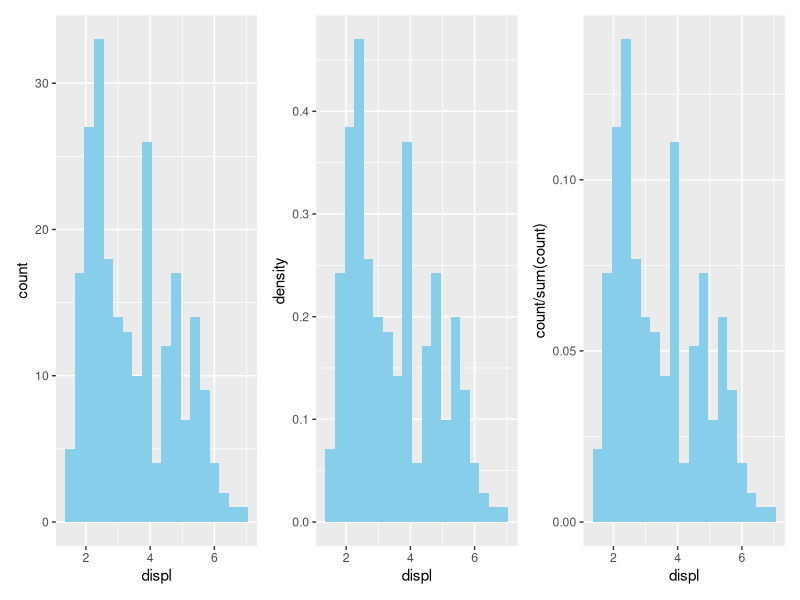
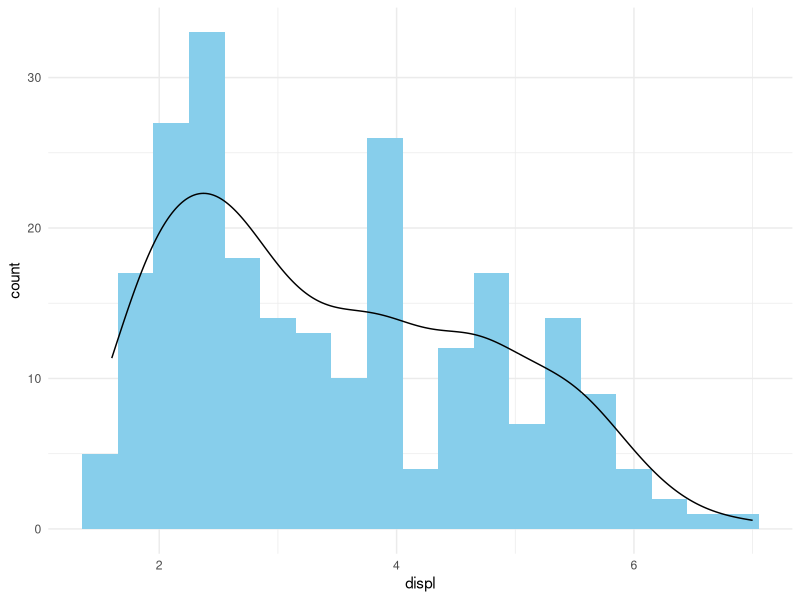
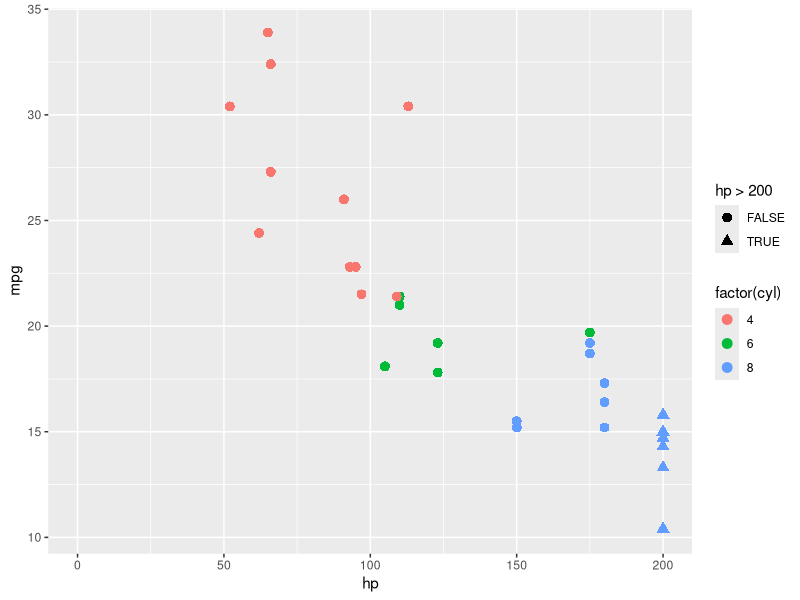
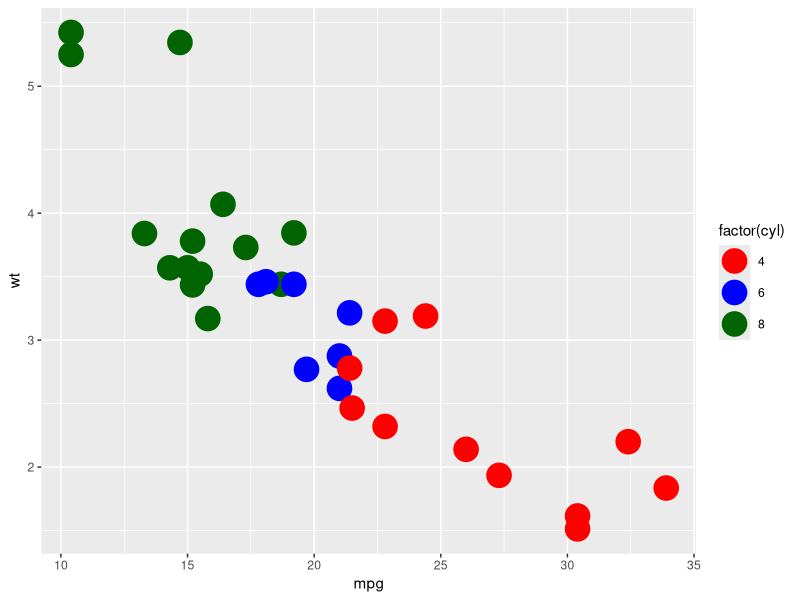
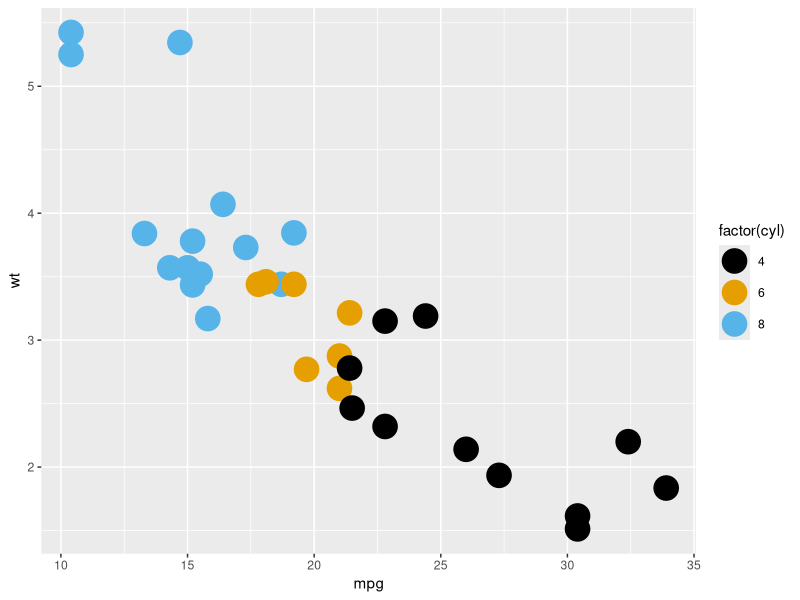
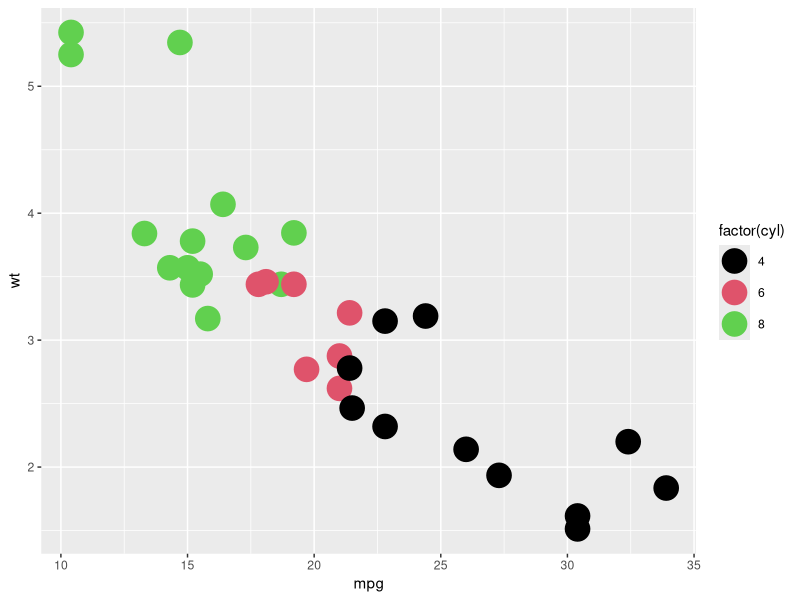

Generate these figures, in order, with R:
## ---- chunk 1
library(ggplot2)
library(dplyr)
library(patchwork)
## ---- chunk 2
bw <- .3

h1 <- ggplot(mpg) +
  aes(x = displ) +
  geom_histogram(binwidth = bw, fill = "skyblue")

## histogram with density
h2 <- ggplot(mpg) +
  aes(x = displ) +
  geom_histogram(aes(y = after_stat(density)),
                 binwidth = bw, fill = "skyblue")

## histogram with proportion
h3 <- ggplot(mpg) +
  aes(x = displ) +
  geom_histogram(aes(y = after_stat(count / sum(count))),
                 binwidth = bw, fill = "skyblue")

h1 + h2 + h3

## histogram with density curve
ggplot(mpg) +
  aes(displ) +
	geom_histogram(aes(y = after_stat(count)), 
	               binwidth = bw, fill = "skyblue") +
	geom_density(aes(y = after_stat(count) * bw)) +
	theme_minimal()
## ---- chunk 3
ggplot(mtcars) + 
  aes(
    x = hp, y = mpg, 
    color = factor(cyl), 
    shape = hp > 200
  ) + 
  geom_point(size = 3) + 
  scale_x_continuous(
    limits = c(0, 200), 
    oob = scales::oob_squish
  )
## ---- chunk 4
p <- ggplot(mtcars) +
  aes(mpg, wt) +
  geom_point(
    aes(colour = factor(cyl)), 
    size = 8
  )
p + scale_colour_manual(values = c("4" = "red", "6" = "blue", "8" = "darkgreen"))

pal <- palette.colors("Okabe-Ito", n = 10)
p + scale_colour_manual(values = pal)

pal <- palette.colors("R4", n = 4)
p + scale_colour_manual(values = pal)
